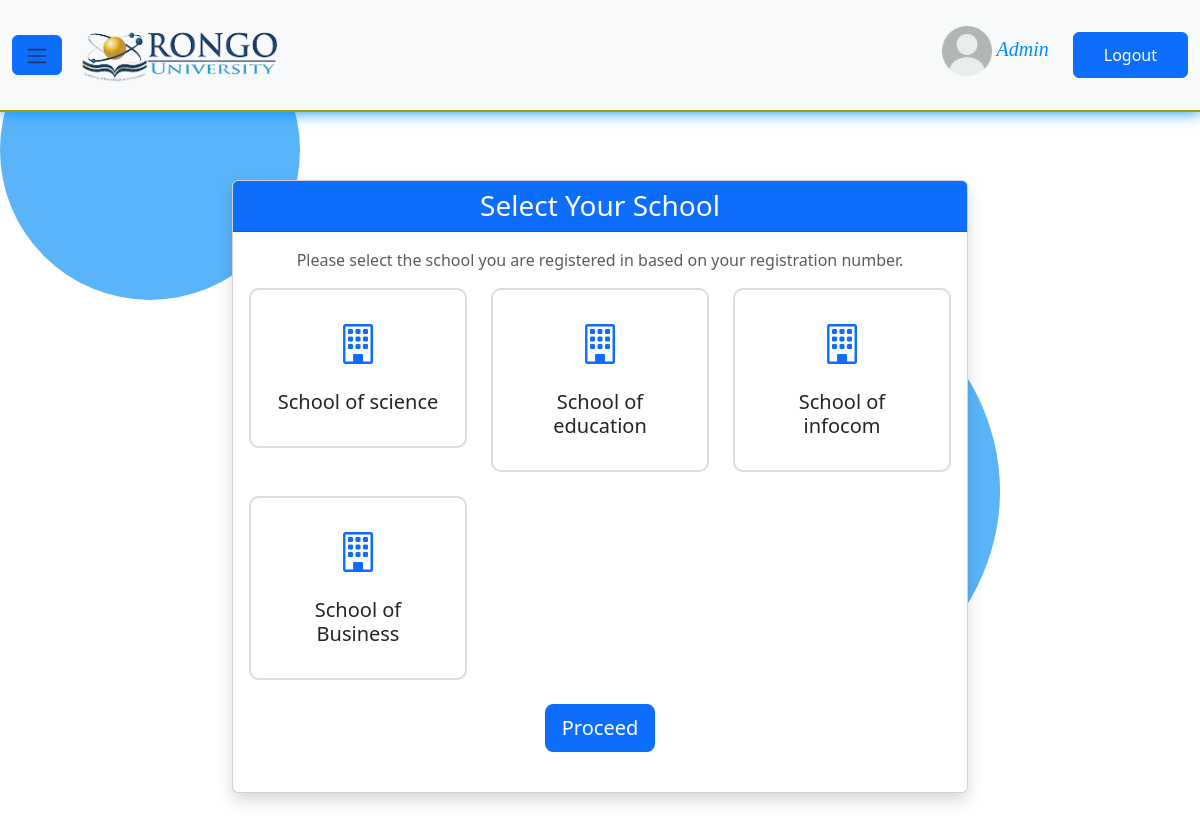
Page /school-selection/ (signed in) on the committed database.
### base/models.py (models this page shows, shortened)
class School(models.Model):
    name = models.CharField(max_length=200, null=True)
    registration_formats = models.TextField()

### base/views.py (the view, shortened to what this page needs)
# urls.py: path('school-selection/', views.school_selection, name='school_selection'),
@login_required(login_url='login_view')
def school_selection(request):
    if not request.user.is_authenticated:
        messages.warning(request, "You must be logged in to access this page.")
        return redirect('login')
    username = request.user.username
    schools = School.objects.all()
    return render(request, 'base/school.html', {'schools': schools})

### base/templates/base/school.html (shortened to what this page needs)
{% extends 'base/index.html' %}
{% load static %}
{% block content %}
  <div class="container mt-5 mb-5">
    <div class="row justify-content-center">
      <div class="col-md-8">
        <div class="card shadow">
          <div class="card-header bg-primary text-white text-center">
            <h3 class="card-title mb-0">Select Your School</h3>
          </div>
          <div class="card-body">
            <p class="text-muted text-center">
              Please select the school you are registered in based on your registration number.
            </p>
            <form method="POST" action="{% url 'school_selection' %}">
              <div class="row g-4">
                {% for school in schools %}
                  <div class="col-md-4">
                    <div class="card school-card text-center p-4" onclick="selectSchool('{{ school.id }}')">
                      <i class="bi bi-building fs-1 text-primary"></i>
                      <h5 class="mt-3">{{ school.name }}</h5>
                    </div>
                  </div>
                {% endfor %}
              </div>
              <div class="text-center mt-4 mb-4">
                <button type="submit" class="btn btn-primary btn-lg">Proceed</button>
              </div>
            </form>
          </div>
        </div>
      </div>
    </div>
  </div>
{% endblock %}

### base/templates/base/index.html (shortened to what this page needs)
{% load static %}
<!doctype html>
<html lang="en">
  <head>
    <link href="https://cdn.jsdelivr.net/npm/bootstrap@5.3.3/dist/css/bootstrap.min.css" rel="stylesheet">
    <link rel="stylesheet" href="https://cdn.jsdelivr.net/npm/bootstrap-icons@1.11.3/font/bootstrap-icons.min.css">
  </head>
  <body class="d-flex flex-column vh-100 overflow-hidden">
    <nav class="navbar navbar-light bg-light py-0" style="border-bottom: 2px solid rgb(160, 160, 15); box-shadow: 0px 0px 15px rgb(0, 140, 255);">
      <div class="container-fluid d-flex align-items-center">
        <button class="btn btn-primary me-3" type="button" data-bs-toggle="offcanvas" data-bs-target="#offcanvasScrolling" aria-controls="offcanvasScrolling">
          <span class="navbar-toggler-icon"></span>
        </button>
        <a class="navbar-brand d-flex align-items-center me-auto" href="#">
          <img src="{% static 'images/Logo.png' %}" alt="Logo" width="200" height="100" class="d-inline-block align-text-top me-4" style="object-fit: cover;">
        </a>
        <h4 class="me-4" style="font-family: 'Times New Roman', Times, serif; color: rgb(0, 140, 255); font-style: italic; font-size: 20px;">
          <span style="color: #000;">
            <img src="{% static 'images/default.png' %}" style="width:50px; height:50px; object-fit:cover;" alt="">
          </span> {{ request.user }}
        </h4>
        <a href="{% url 'logout_view' %}" class="btn btn-primary" style="padding: 10px 30px;">Logout</a>
      </div>
    </nav>
    <div class="flex-grow-1 overflow-auto" style="margin-top: 20px;">
      {% block content %}
      {% endblock %}
    </div>
    <div class="circle-center"></div>
  </body>
</html>

### base/templates/base/index.html (style rules this page uses)
.circle-center { width: 300px; height: 300px; background-color: rgb(90, 180, 250); border-radius: 50%; position: fixed; bottom: 100; right: 150; z-index: -100; }

### base/templates/base/school.html (style rules this page uses)
.school-card { border: 2px solid #ddd; border-radius: 10px; transition: transform 0.3s ease, box-shadow 0.3s ease; cursor: pointer; }

### rows in the picture
School: name "School of science"
School: name "School of education"
School: name "School of infocom"
School: name "School of Business"

### other values in the picture
{{ request.user }} "Admin"
